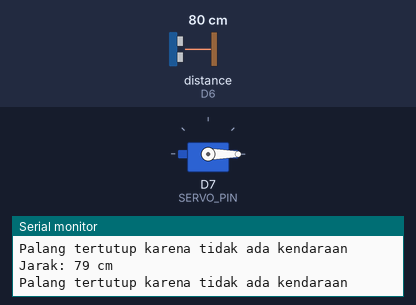
The program below on a simulated ESP8266 (NodeMCU). Shown: servo, the last lines printed to the serial monitor. Wiring (inferred from the names in the program): ultrasonic range finder: trigger D5; echo D6. Inputs (shaded band) come from the test bench; at power-on: distance to the obstacle (sensor on D6) 80 cm. The echo pulse lasts 58.3 µs per cm.

Above: at 2.2 s.
2.3 s: distance to the obstacle (sensor on D6) set to 18 cm
3.8 s: distance to the obstacle (sensor on D6) set to 14 cm
At 4.8 s:
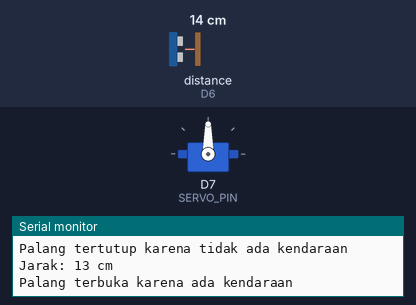
5.5 s: distance to the obstacle (sensor on D6) set to 35 cm
At 8.3 s:
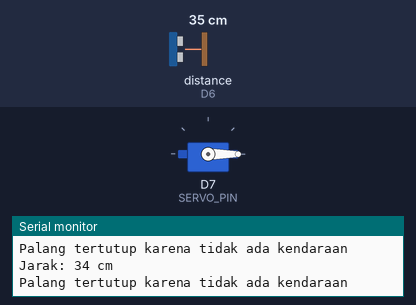
8.5 s: distance to the obstacle (sensor on D6) set to 2 cm
At 9.7 s:
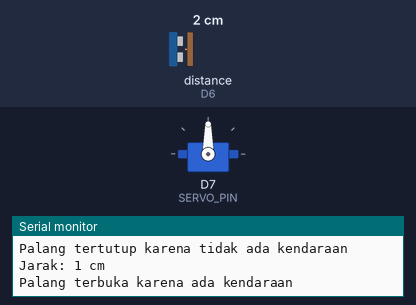
Timing chart, 0 to 11.0 s (numbered marks = the images above; inputs shaded):
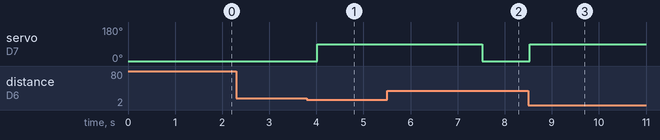

Measured:
- the behaviour switches between 17 and 16 cm on distance to the obstacle (sensor on D6) (found by bisection; images 0 and 1)
- after the input at 3.8 s, servo on D7 (SERVO_PIN): 0° → 90° after 0.22 s
- after the input at 5.5 s, servo on D7 (SERVO_PIN): 90° → 0° after 2.0 s
- after the input at 8.5 s, servo on D7 (SERVO_PIN): 0° → 90° at once

The program:

main.cpp
```cpp
#include <Arduino.h>
#include <Servo.h>


int TRIG_PIN = D5;
int ECHO_PIN = D6;
int SERVO_PIN =  D7;

Servo palang;

long readDistanceCM() {
  digitalWrite(TRIG_PIN, LOW);
  delayMicroseconds(2);
  digitalWrite(TRIG_PIN, HIGH);
  delayMicroseconds(10);
  digitalWrite(TRIG_PIN, LOW);

  long duration = pulseIn(ECHO_PIN, HIGH);
  long distance = duration * 0.034 / 2;
  return distance;
}

void setup() {
  Serial.begin(9600);
  pinMode(TRIG_PIN, OUTPUT);
  pinMode(ECHO_PIN, INPUT);

  palang.attach(SERVO_PIN);
  palang.write(0);
  delay(1000);
}

void loop() {
  long jarak = readDistanceCM();
  Serial.print("Jarak: ");
  Serial.print(jarak);
  Serial.println(" cm");

  if (jarak > 0 && jarak <= 15) {
    Serial.println("Palang terbuka karena ada kendaraan");
    palang.write(90);
    delay(3000);
  } else {

    Serial.println("Palang tertutup karena tidak ada kendaraan");
    palang.write(0);
  }

  delay(500);
}
```
